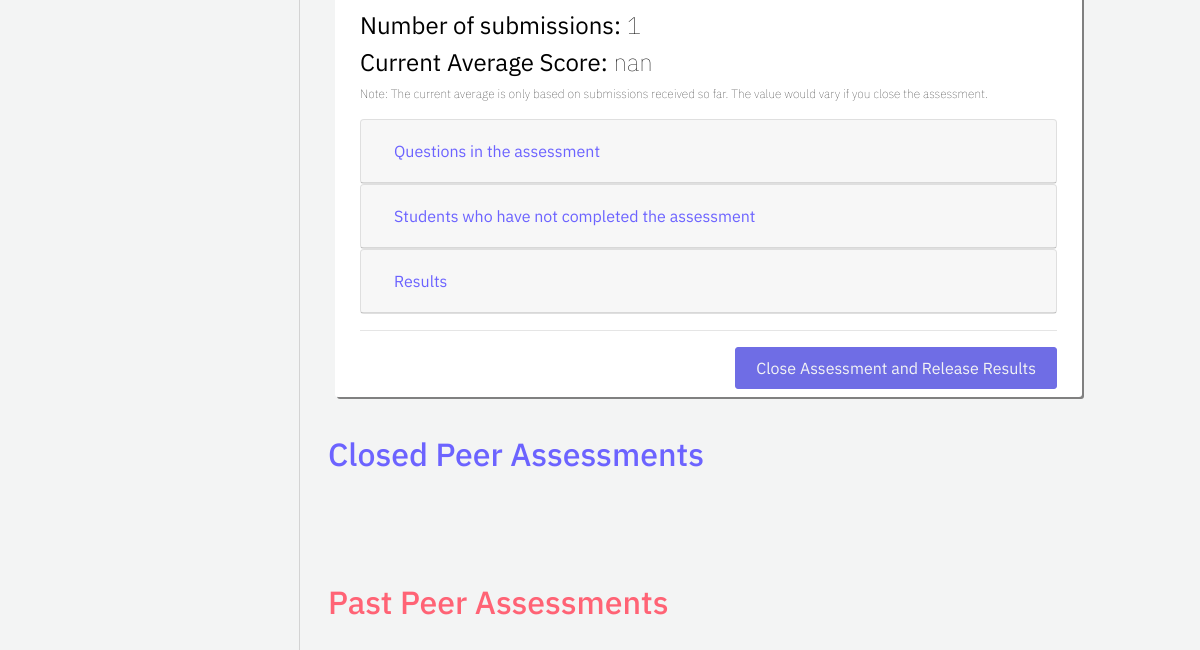
/professor/all-assessments (lower part), run on an earlier commit of the app's database.
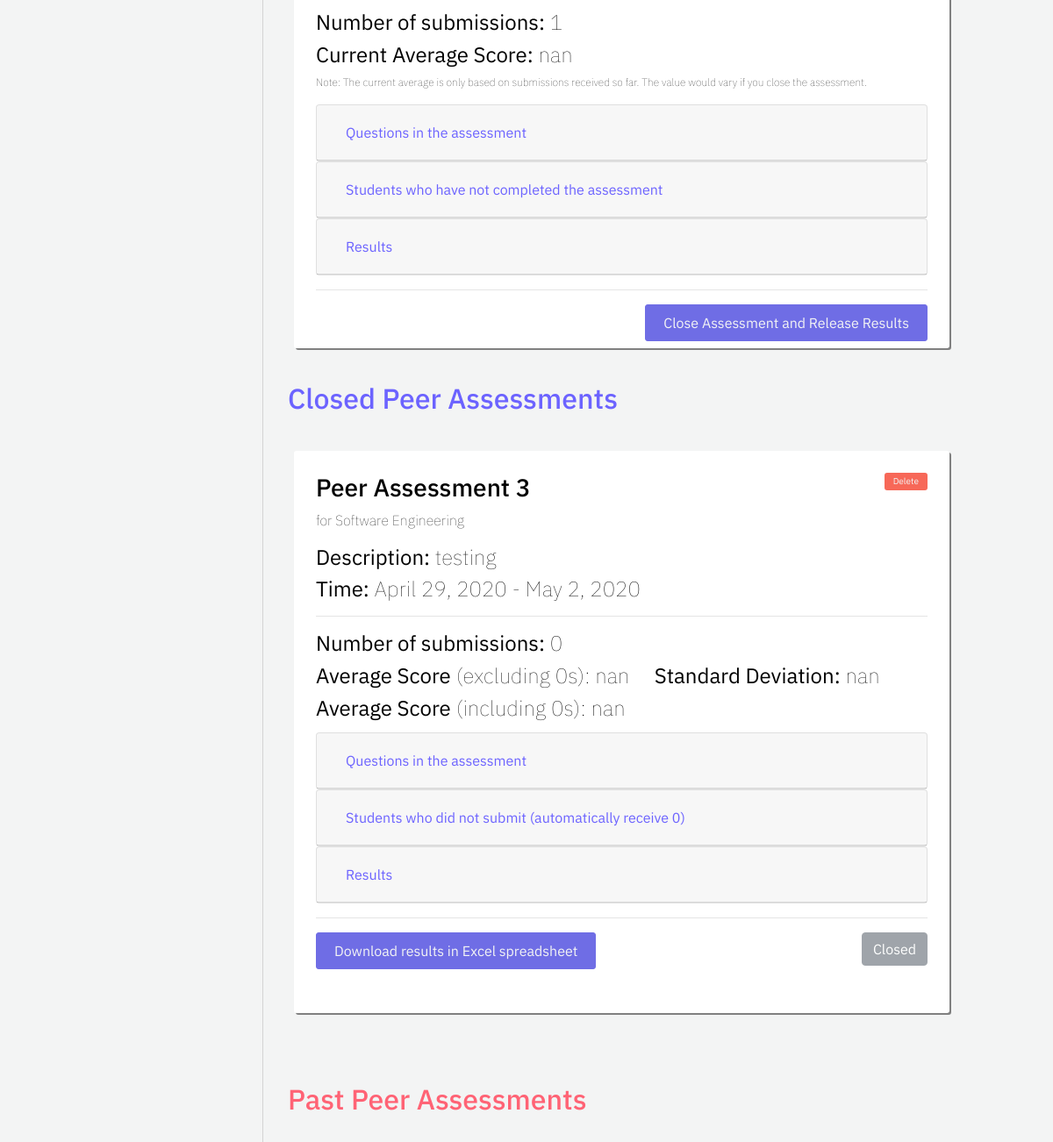
And on a later commit of the database.
### assessment/models.py (models this page shows, shortened)
class Assessment(models.Model):
    name = models.CharField("assessment name", max_length=255)
    description = models.TextField("description", max_length=512, blank=True)
    date_created = models.DateTimeField("date created", auto_now_add=True)
    start_date = models.DateField("start date")
    end_date = models.DateField("end date")
    open_status = models.BooleanField("open status", default=True)
    course = models.ForeignKey(Course, on_delete=models.CASCADE) # the course that this peer review belongs to
    questions = models.ManyToManyField(Question) # a set of Questions under this assessment
    result_sets = models.ManyToManyField(Result_set) # a set of Result_sets under this assessment
    completed_students = models.ManyToManyField(User, related_name="completed_students") # a set of Users who have completed this assessment
    def is_current(self):
        if self.end_date + datetime.timedelta(days=60) > datetime.datetime.now().date(): # end date + 60 >= current date
            return True
        return False
    def is_open(self):
        return self.open_status

### registration/models.py (models this page shows, shortened)
class Course(models.Model):
    course_name = models.CharField("course name", max_length=60)
    course_code = models.IntegerField("course code")
    section_number = models.SmallIntegerField("section number")
    year = models.SmallIntegerField("year of realization")
    semester_choices = (
        ('S', 'Spring'),
        ('F', 'Fall'),
    )
    semester = models.CharField("semester of realization", max_length = 1, choices = semester_choices)
    professors = models.ManyToManyField(User)
    students = models.ManyToManyField(User, related_name="students")

### eval_professor/views.py (the view)
# urls.py: path('all-assessments', views.all_assessments, name='all-assessments'),
def all_assessments(request):
    team_list = Team.objects.all()
    assessment_list = Assessment.objects.all()
    context = {
        'team_list': team_list,
        'assessment_list': assessment_list,
    }
    return render(request, 'eval_professor/all-assessments.html', context = context)

### assessment/models.py (called while the page is built)
    def get_answer(self):
        if self.question.type_answer == self.question.TYPE_Rating:
            return self.answer_rating
        else:
            return self.answer_text

    def get_overall_average(self):
        scores = [answer.answer_rating for answer in self.rating_answers.all()] # a list of scores
        return round(np.mean(scores), 2)

### eval_professor/templatetags/eval_professor_extras.py (called while the page is built)
@register.simple_tag
def get_class_average(course, assessment):
    return round(np.mean([result_set.get_overall_average() for result_set in assessment.result_sets.all()]), 2)

@register.simple_tag
def get_class_avg_no_0(course, assessment):
    scores = [result_set.get_overall_avg_no_0() for result_set in assessment.result_sets.all()]
    scores_no_nan = [score for score in scores if not isnan(score)]
    return round(np.mean(scores_no_nan), 2)

@register.simple_tag
def get_class_std_no_0(course, assessment):
    scores = [result_set.get_overall_avg_no_0() for result_set in assessment.result_sets.all()]
    scores_no_nan = [score for score in scores if not isnan(score)]
    return round(np.std(scores_no_nan, ddof=1), 2)

### eval_professor/templates/eval_professor/all-assessments.html (shortened to what the changed rows need)
{% extends 'eval_professor/base-sidebar.html'%}
{% load eval_professor_extras %}
{% load static %}
{% block content%}
	<div id="main">
		<div class="container">
			{% if assessment_list|length > 0 %}
				{% for assessment in assessment_list %}
					{% if assessment.is_current and assessment.is_open %}
						<div class="column course-box">
							<h4> <b>Number of submissions:</b> {{ assessment.completed_students.all|length }} </h4>
							{% get_class_average assessment.course assessment as class_avg %}
							<h4> <b>Current Average Score:</b> {{ class_avg }} </h4>
							<p style="font-size: 12px; font-weight: 50;">
								Note: The current average is only based on submissions received so far. The value would vary if you close the assessment.
							</p>
							<div style="margin-top: 2%; margin-bottom: 2%;">
								<div class="card">
									<div class="card-header" id="headingOne_@{{ assessment.id }}">
										<h5 class="mb-0">
											<button style="color: #6C63FF;" class="btn btn-link" data-toggle="collapse" data-target="#collapseOne_@{{ assessment.id }}" aria-expanded="true" aria-controls="collapseOne_@{{ assessment.id }}">
												Questions in the assessment
											</button>
										</h5>
									</div>
								</div>
								<div class="card">
									<div class="card-header" id="headingTwo_@{{ assessment.id }}">
										<h5 class="mb-0">
											<button style="color: #6C63FF;" class="btn btn-link collapsed" data-toggle="collapse" data-target="#collapseTwo_@{{ assessment.id }}" aria-expanded="false" aria-controls="collapseTwo_@{{ assessment.id }}">
												Students who have not completed the assessment
											</button>
										</h5>
									</div>
								</div>
								<div class="card">
									<div class="card-header" id="headingThree_@{{ assessment.id }}">
										<h5 class="mb-0">
											<button style="color: #6C63FF;" class="btn btn-link collapsed" data-toggle="collapse" data-target="#collapseThree_@{{ assessment.id }}" aria-expanded="false" aria-controls="collapseThree_@{{ assessment.id }}">
												Results
											</button>
										</h5>
									</div>
								</div>
							</div>
							<hr>
							<button type="button" class="btn btn-primary buttons purple float-right" data-toggle="modal" data-target="#closeModal_@{{ assessment.id }}">
								Close Assessment and Release Results
							</button>
						</div>
					{% endif %}
				{% endfor %}
			{% else %}
				No current assessments.
			{% endif %}
		</div>
		<div class="container">
			<div class="container row">
				<h2 style="color: #6C63FF;">Closed Peer Assessments</h2>
			</div>
			{% if assessment_list|length > 0 %}
				{% for assessment in assessment_list %}
					{% if not assessment.is_open %}
						<div class="column course-box">
							<a data-toggle="modal" data-target="#exampleModal_@{{assessment.id}}" style="font-size: 10px; padding: 10px; background-color: rgb(247, 104, 88);" class="buttons delete-btn float-right" href="">Delete</a>
							<h3> {{ assessment.name }} </h3>
							<p style="font-weight: 20;"> for {{ assessment.course.course_name }}</p>
							{% if assessment.description != '' %}
								<h4><b>Description:</b> {{ assessment.description }}</h4>
							{% else %}
								<h4><b>Description:</b> No assessment description</h4>
							{% endif %}
							<h4> <b>Time:</b> {{ assessment.start_date }} - {{ assessment.end_date }}</h4>
							<hr>
							<h4> <b>Number of submissions:</b> {{ assessment.completed_students.all|length }} </h4>
							{% get_class_avg_no_0 assessment.course assessment as class_avg_no_0 %}
							{% get_class_std_no_0 assessment.course assessment as class_std_no_0 %}
							<h4> <b>Average Score</b> (excluding 0s): {{ class_avg_no_0 }}&nbsp;&nbsp;&nbsp;&nbsp;  <b>Standard Deviation:</b> {{ class_std_no_0 }}</h4>
							{% get_class_average assessment.course assessment as class_avg %}
							<h4> <b>Average Score</b> (including 0s): {{ class_avg }} </h4>
							<div style="margin-top: 2%; margin-bottom: 2%;">
								<div class="card">
									<div class="card-header" id="headingOne_@{{ assessment.id }}">
										<h5 class="mb-0">
											<button style="color: #6C63FF;" class="btn btn-link" data-toggle="collapse" data-target="#collapseOne_@{{ assessment.id }}" aria-expanded="true" aria-controls="collapseOne_@{{ assessment.id }}">
												Questions in the assessment
											</button>
										</h5>
									</div>
								</div>
								<div class="card">
									<div class="card-header" id="headingTwo_@{{ assessment.id }}">
										<h5 class="mb-0">
											<button style="color: #6C63FF;" class="btn btn-link collapsed" data-toggle="collapse" data-target="#collapseTwo_@{{ assessment.id }}" aria-expanded="false" aria-controls="collapseTwo_@{{ assessment.id }}">
												Students who did not submit (automatically receive 0)
											</button>
										</h5>
									</div>
								</div>
								<div class="card">
									<div class="card-header" id="headingThree_@{{ assessment.id }}">
										<h5 class="mb-0">
											<button style="color: #6C63FF;" class="btn btn-link collapsed" data-toggle="collapse" data-target="#collapseThree_@{{ assessment.id }}" aria-expanded="false" aria-controls="collapseThree_@{{ assessment.id }}">
												Results
											</button>
										</h5>
									</div>
								</div>
							</div>
							<hr>
							<button type="button" class="btn btn-primary buttons purple">
								Download results in Excel spreadsheet
							</button>
							<button type="button" class="btn btn-secondary float-right" disabled>
								Closed
							</button>
						</div>
					{% endif %}
				{% endfor %}
			{% else %}
				No current assessments.
			{% endif %}
		</div>
		<div class="container">
			<div class="container row">
				<h2 style="color: rgb(255, 99, 117); margin-top: 5%;">Past Peer Assessments</h2>
			</div>
		</div>
	</div>
{% endblock %}

What changed in the data, as far as the page shows it:
added Assessment: name "Peer Assessment 3", course.course_name "Software Engineering", description "testing", start_date "April 29, 2020", end_date "May 2, 2020", completed_students.all|length "0", class_avg_no_0 "nan", class_std_no_0 "nan", class_avg "nan", shown under "Closed Peer Assessments"
